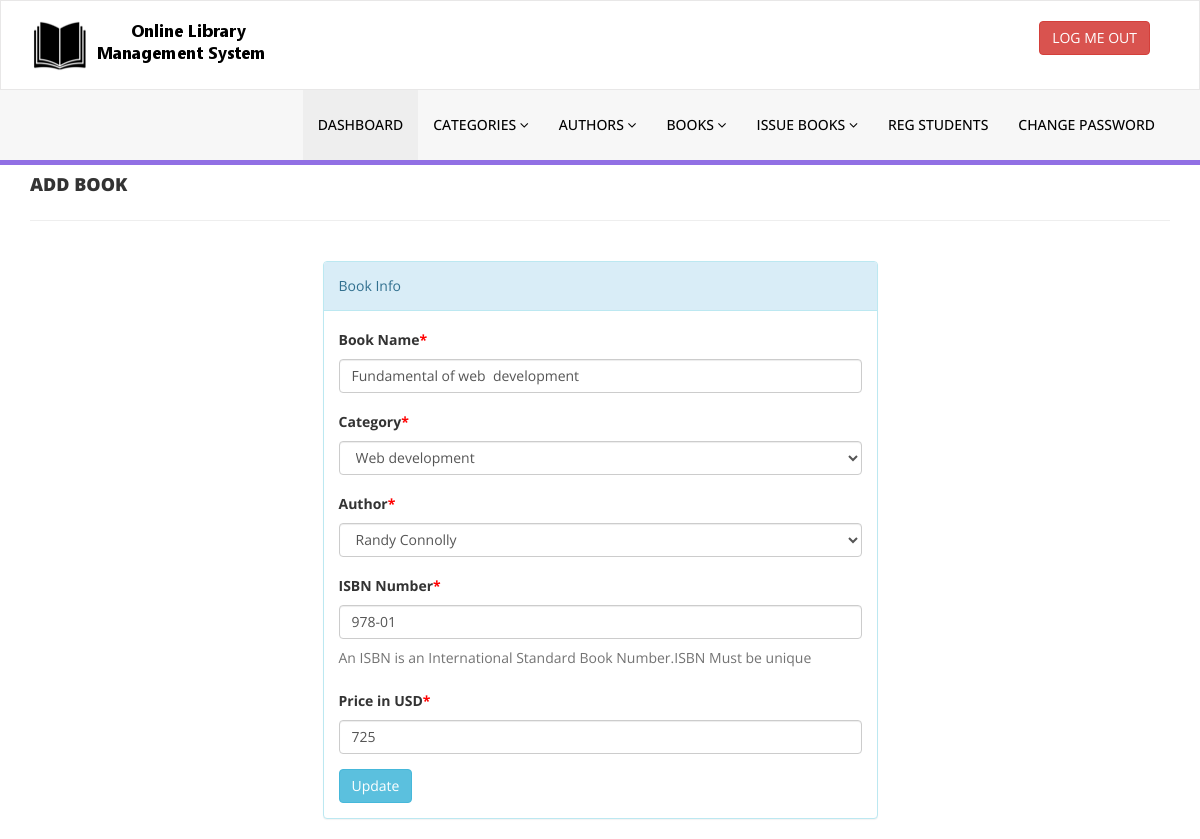
The app's page /library/admin/edit-book.php?bookid=4 (signed in) with its own data.
### tables this page shows
CREATE TABLE `tblbooks` (
  `id` int(11) NOT NULL,
  `BookName` varchar(255) DEFAULT NULL,
  `CatId` int(11) DEFAULT NULL,
  `AuthorId` int(11) DEFAULT NULL,
  `ISBNNumber` varchar(20) DEFAULT NULL,
  `BookPrice` int(11) DEFAULT NULL,
  `RegDate` timestamp NULL DEFAULT current_timestamp(),
  `UpdationDate` timestamp NULL DEFAULT NULL ON UPDATE current_timestamp()
);

CREATE TABLE `tblcategory` (
  `id` int(11) NOT NULL,
  `CategoryName` varchar(150) DEFAULT NULL,
  `Status` int(1) DEFAULT NULL,
  `CreationDate` timestamp NULL DEFAULT current_timestamp(),
  `UpdationDate` timestamp NULL DEFAULT '0000-00-00 00:00:00' ON UPDATE current_timestamp()
);

CREATE TABLE `tblauthors` (
  `id` int(11) NOT NULL,
  `AuthorName` varchar(159) DEFAULT NULL,
  `creationDate` timestamp NULL DEFAULT current_timestamp(),
  `UpdationDate` timestamp NULL DEFAULT NULL ON UPDATE current_timestamp()
);

### library/admin/edit-book.php (the view, shortened to what this page needs)
<?php
include('includes/config.php');
if(strlen($_SESSION['alogin'])==0)
    {
header('location:index.php');
}
else{
?>
<!DOCTYPE html>
<html xmlns="http://www.w3.org/1999/xhtml">
<head>
    <link href="assets/css/bootstrap.css" rel="stylesheet" />
    <link href="assets/css/font-awesome.css" rel="stylesheet" />
    <link href="assets/css/style.css" rel="stylesheet" />
</head>
<body>
<?php include('includes/header.php');?>
    <div class="content-wra
    <div class="content-wrapper">
         <div class="container">
        <div class="row pad-botm">
            <div class="col-md-12">
                <h4 class="header-line">Add Book</h4>
                            </div>
</div>
<div class="row">
<div class="col-md-6 col-sm-6 col-xs-12 col-md-offset-3"">
<div class="panel panel-info">
<div class="panel-heading">
Book Info
</div>
<div class="panel-body">
<form role="form" method="post">
<?php
$bookid=intval($_GET['bookid']);
$sql = "SELECT tblbooks.BookName,tblcategory.CategoryName,tblcategory.id as cid,tblauthors.AuthorName,tblauthors.id as athrid,tblbooks.ISBNNumber,tblbooks.BookPrice,tblbooks.id as bookid from  tblbooks join tblcategory on tblcategory.id=tblbooks.CatId join tblauthors on tblauthors.id=tblbooks.AuthorId where tblbooks.id=:bookid";
$query = $dbh -> prepare($sql);
$query->bindParam(':bookid',$bookid,PDO::PARAM_STR);
$query->execute();
$results=$query->fetchAll(PDO::FETCH_OBJ);
if($query->rowCount() > 0)
{
foreach($results as $result)
{               ?>
<div class="form-group">
<label>Book Name<span style="color:red;">*</span></label>
<input class="form-control" type="text" name="bookname" value="<?php echo htmlentities($result->BookName);?>" required />
</div>
<div class="form-group">
<label> Category<span style="color:red;">*</span></label>
<select class="form-control" name="category" required="required">
<option value="<?php echo htmlentities($result->cid);?>"> <?php echo htmlentities($catname=$result->CategoryName);?></option>
</select>
</div>
<div class="form-group">
<label> Author<span style="color:red;">*</span></label>
<select class="form-control" name="author" required="required">
<option value="<?php echo htmlentities($result->athrid);?>"> <?php echo htmlentities($athrname=$result->AuthorName);?></option>
</select>
</div>
<div class="form-group">
<label>ISBN Number<span style="color:red;">*</span></label>
<input class="form-control" type="text" name="isbn" value="<?php echo htmlentities($result->ISBNNumber);?>"  required="required" />
<p class="help-block">An ISBN is an International Standard Book Number.ISBN Must be unique</p>
</div>
 <div class="form-group">
 <label>Price in USD<span style="color:red;">*</span></label>
 <input class="form-control" type="text" name="price" value="<?php echo htmlentities($result->BookPrice);?>"   required="required" />
 </div>
 <?php }} ?>
<button type="submit" name="update" class="btn btn-info">Update </button>
                                    </form>
                            </div>
                        </div>
                            </div>
        </div>
    </div>
    </div>
</body>
</html>
<?php } ?>

### library/admin/assets/css/style.css (style rules this page uses)
.header-line { font-weight:900; padding-bottom:25px; border-bottom:1px solid #eeeeee; text-transform:uppercase; }
.pad-botm { padding-bottom:30px; }

### records on screen
tblbooks: bookname "Fundamental of web development", category "Web development", author "Randy Connolly", isbn "978-01", price "725"
